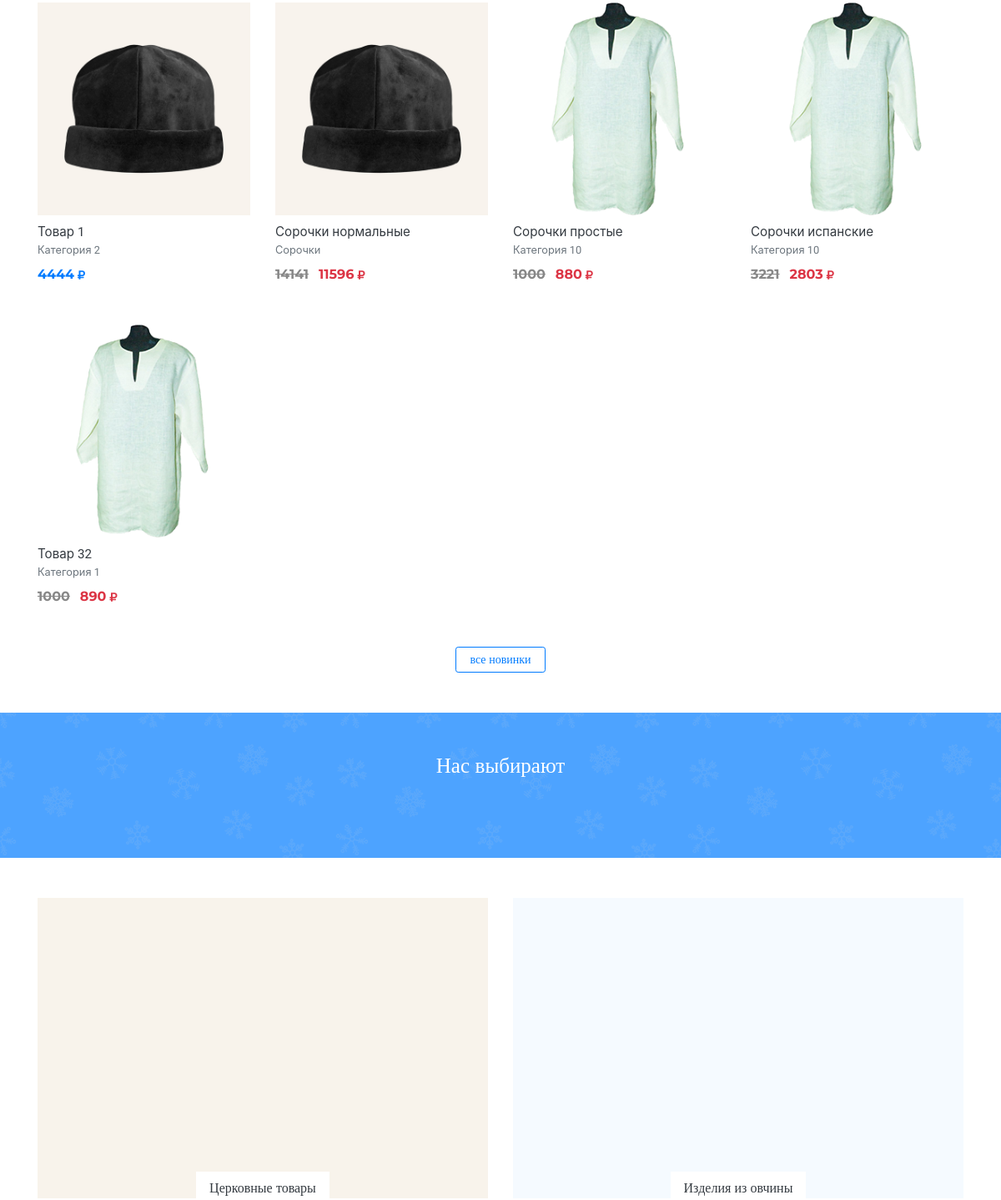
The app's page / (middle part), older data.
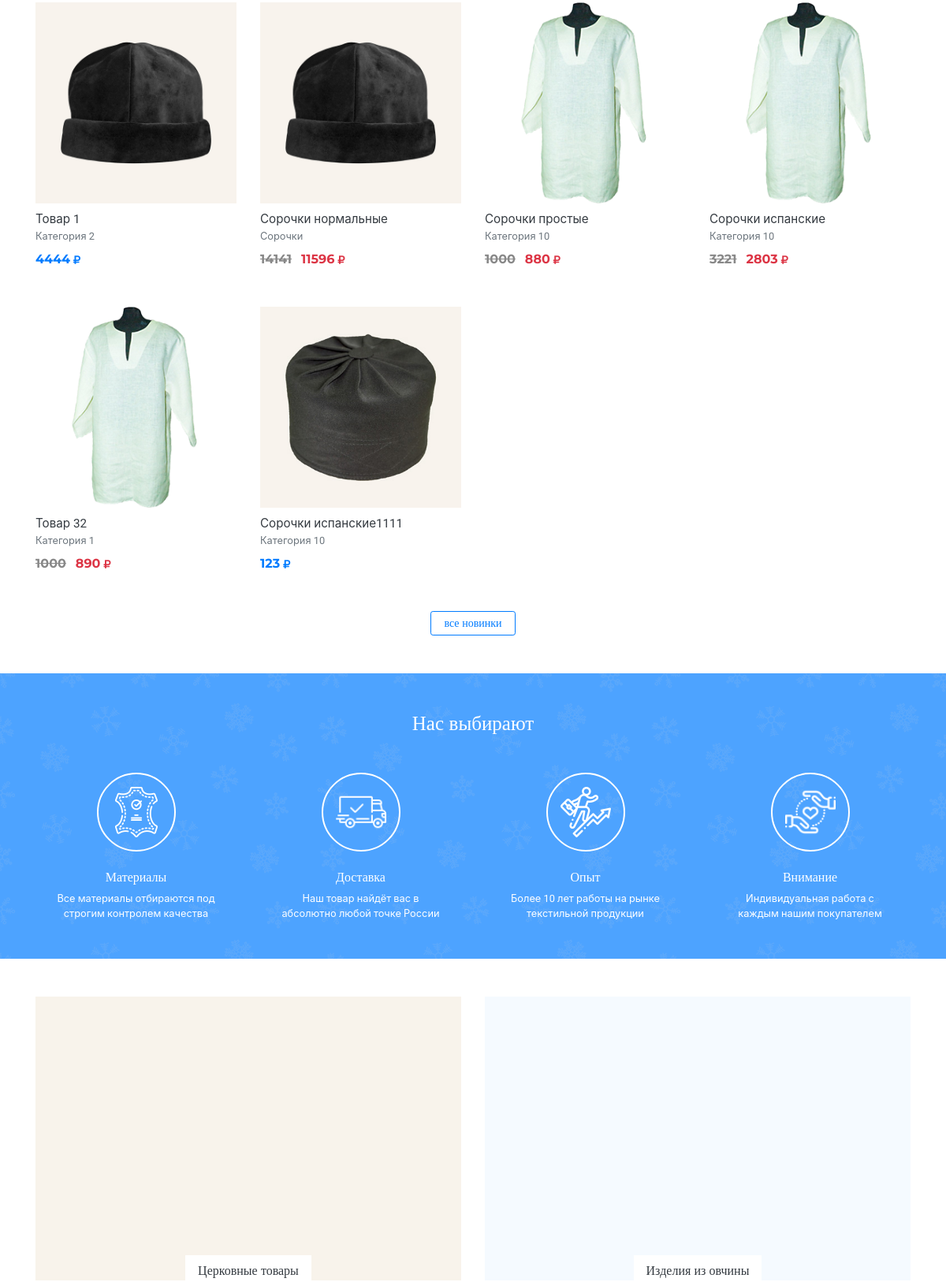
The same page, newer data.
### products/models.py (models this page shows, shortened)
class Offer(models.Model):
    product = models.ForeignKey(Product, on_delete=models.CASCADE, verbose_name='Товар', related_name='offers')
    material = models.CharField(max_length=250, verbose_name='Материал')
    size = models.CharField(max_length=250, verbose_name='Размер')
    price_without_sale = models.PositiveIntegerField(default=0, verbose_name='Цена без скидки')
    sale = models.PositiveIntegerField(default=0, verbose_name='Скидка', validators=[MaxValueValidator(100)])
    price = models.PositiveIntegerField(default=0, verbose_name='Цена со скидкой', help_text='Заполнится при сохранении')
    stock = models.PositiveIntegerField(default=0, verbose_name='На складе')
    purchased = models.PositiveIntegerField(default=0, verbose_name='Куплено')
    class Meta:
        verbose_name = 'Вариант товаров'
        verbose_name_plural = 'Варианты товаров'
        unique_together = ('size', 'material', 'product')

class Product(models.Model):
    product_type = models.ForeignKey(ProductType, on_delete=models.CASCADE, verbose_name='Тип товара', related_name='products')
    category = ChainedForeignKey(Category, chained_field='product_type', chained_model_field='product_type', show_all=False, auto_choose=True, sort=True, verbose_name='Категория', related_name='products')
    subcategory = ChainedForeignKey(SubCategory, chained_field='category', chained_model_field='category', show_all=False, auto_choose=True, sort=True, verbose_name='Подкатегория', related_name='products', null=True, blank=True)
    name = models.CharField(max_length=250, verbose_name='Название')
    price_without_sale = models.PositiveIntegerField(default=0, verbose_name='Цена без скидки')
    materials = models.CharField(max_length=250, verbose_name='Материалы', default='', help_text='Пример: Кожа, Хлопок')
    sizes = models.CharField(max_length=250, verbose_name='Размеры', default='', help_text='Пример: 43, 44')
    color = models.CharField(max_length=50, verbose_name='Цвет')
    features = models.CharField(max_length=250, verbose_name='Особенности')
    vendor_code = models.CharField(max_length=50, verbose_name='Артикул')
    description = models.TextField(verbose_name='Описание')
    is_active = models.BooleanField(default=True, verbose_name='Активно')
    is_new = models.BooleanField(default=True, verbose_name='Новинка')
    slug = models.SlugField(max_length=250, verbose_name='Slug', unique=True, help_text='Заполнится при сохранении')
    seo_title = models.CharField(max_length=250, verbose_name='Title', null=True, blank=True)
    desc = models.CharField(max_length=250, verbose_name='Description', null=True, blank=True)
    keywords = models.CharField(max_length=250, verbose_name='Keywords', null=True, blank=True)
    def get_main_image(self):
        return self.images.get(is_main=True)
    def get_absolute_url(self):
        if self.subcategory:
            subcategory = self.subcategory.slug
        else:
            subcategory = 'all'
        return reverse('product_detail', args=[self.product_type.slug, self.category.slug, subcategory, self.slug])
    class Meta:
        verbose_name = 'Товар'
        verbose_name_plural = 'Товары'

class Image(models.Model):
    product = models.ForeignKey(Product, on_delete=models.CASCADE, verbose_name='Товар', related_name='images')
    def get_picture_url(self, filename):
        ext = filename.split('.')[-1]
        filename = '%s.%s' % (self.id, ext)
        return 'images/products/%s' % filename
    image = models.ImageField(upload_to=get_picture_url, verbose_name='Изображение')
    is_main = models.BooleanField(default=False, verbose_name='Главное изображение')
    class Meta:
        verbose_name = 'Изображение'
        verbose_name_plural = 'Изображения'

class Category(models.Model):
    product_type = models.ForeignKey(ProductType, on_delete=models.CASCADE, verbose_name='Тип товара', related_name='categories')
    name = models.CharField(max_length=250, verbose_name='Название', unique=True)
    def get_picture_url(self, filename):
        ext = filename.split('.')[-1]
        filename = '%s.%s' % (self.id, ext)
        return 'images/categories/%s' % filename
    image = models.ImageField(upload_to=get_picture_url, verbose_name='Изображение')
    slug = models.SlugField(max_length=250, verbose_name='Slug', unique=True, help_text='Заполнится при сохранении')
    seo_title = models.CharField(max_length=250, verbose_name='Title', null=True, blank=True)
    desc = models.CharField(max_length=250, verbose_name='Description', null=True, blank=True)
    keywords = models.CharField(max_length=250, verbose_name='Keywords', null=True, blank=True)
    def get_absolute_url(self):
        return reverse('category', args=[self.product_type.slug, self.slug])
    def get_cat_absolute_url(self):
        return reverse('products', args=[self.product_type.slug, self.slug, 'all'])
    class Meta:
        verbose_name = 'Категория'
        verbose_name_plural = 'Категории'

class ProductType(models.Model):
    name = models.CharField(max_length=250, verbose_name='Название', unique=True)
    slug = models.SlugField(max_length=250, verbose_name='Slug', unique=True, help_text='Заполнится при сохранении')
    seo_title = models.CharField(max_length=250, verbose_name='Title', null=True, blank=True)
    desc = models.CharField(max_length=250, verbose_name='Description', null=True, blank=True)
    keywords = models.CharField(max_length=250, verbose_name='Keywords', null=True, blank=True)
    def get_picture_url(self, filename):
        ext = filename.split('.')[-1]
        filename = '%s.%s' % (self.id, ext)
        return 'images/product_types/%s' % filename
    image = models.ImageField(upload_to=get_picture_url, verbose_name='Изображение')
    def get_absolute_url(self):
        return reverse('product_type', args=[self.slug])
    class Meta:
        verbose_name = 'Тип товаров'
        verbose_name_plural = 'Типы товаров'

### landing/models.py (models this page shows, shortened)
class OurPros(models.Model):
    title = models.CharField(max_length=250, verbose_name='Заголовок')
    text = models.CharField(max_length=250, verbose_name='Текст')
    def get_picture_url(self, filename):
        return 'images/our_pros/%s' % filename
    image = models.ImageField(upload_to=get_picture_url, verbose_name='Изображение')
    class Meta:
        verbose_name = 'Наш плюс'
        verbose_name_plural = 'Наши плюсы'

### landing/views.py (the view)
# urls.py: path('', views.IndexView.as_view(), name='index'),
class IndexView(View):
    def get(self, request):
        news = News.objects.all()[:2]
        phones = Phone.objects.all()
        shedules = Schedule.objects.all()
        addresses = Address.objects.all()
        faxes = Fax.objects.all()
        emails = Email.objects.all()
        map_code = MapCode.objects.first()
        feedback_form = FeedBackForm(request.user)
        new_products = Product.objects.filter(is_active=True, is_new=True)[:8]
        offers = []
        for product in new_products:
            offers.append(min((item for item in product.offers.all()), key=lambda x:x.price))
        about_us = AboutUs.objects.first()
        our_pros = OurPros.objects.all()
        context = {
            'news': news,
            'phones': phones,
            'shedules': shedules,
            'addresses': addresses,
            'faxes': faxes,
            'emails': emails,
            'map_code': map_code,
            'feedback_form': feedback_form,
            'offers': offers,
            'about_us': about_us,
            'our_pros': our_pros,
        }
        return render(request, 'landing/index.html', context)

### contacts/models.py (called while the page is built)
    def __str__(self):
        return '%s' % self.phone

    def __str__(self):
        return '%s' % self.map_code

### landing/context_processors.py (called while the page is built)
def header_info(request):
    points = ExtendedFlatPage.objects.all()
    if len(points) > 2:
        main_points = points[:2]
        drop_points = points[2:]
    elif len(points) <= 0:
        drop_points = []
        main_points = []
    else:
        drop_points = []
        main_points = points
    phone = Phone.objects.first()
    callback_form = CallBackForm()
    product_types = ProductType.objects.all()
    seo_titles = TitleTag.objects.all()
    context = {
        'main_points': main_points,
        'drop_points': drop_points,
        'phone': phone,
        'callback_form': callback_form,
        'main_product_types': product_types,
        'seo_titles': seo_titles
    }
    return context

### news/models.py (called while the page is built)
    def get_absolute_url(self):
        return reverse('news_detail', args=[self.slug])

### orders/cart.py (called while the page is built)
    def __len__(self):
        return sum(int(item['quantity']) for item in self.cart.values())

### orders/context_processors.py (called while the page is built)
def cart_info(request):
	cart = Cart(request)
	cart_len = len(cart)
	for item in cart.cart.values():
		item['cost'] = int(item['cost'])
	context = {
		'cart': cart,
		'cart_len': cart_len,
	}
	return context

### products/models.py (called while the page is built)
    def get_absolute_url(self):
        return reverse('products', args=[self.category.product_type.slug, self.category.slug, self.slug])

### templates/landing/index.html (shortened to what this page needs)
{% extends 'base.html' %}
{% load static %}
{% load imagefit %}
{% block content %}
    <div class="container">
        <section class="pt-5 pb-5">
            <div class="row">
                {% for offer in offers %}
                    <div class="col-lg-3 col-md-3 col-sm-6 col-6">
                        <div class="product-item mb-5">
                            <img src="{{ offer.product.get_main_image.image.url|resize:'similar_resize' }}" class="w-100 product-item-img mb-2" alt="">
                            <div class="eq-h mb-2">
                                <a href="{{ offer.product.get_absolute_url }}" class="stretched-link text-dark smaller">{{ offer.product.name }}</a>
                                <span class="d-block small text-muted">{{ offer.product.category.name }}</span>
                            </div>
                            {% if offer.sale %}
                                <span class="font-2 mr-2"><del>{{ offer.price_without_sale }}</del></span>
                                <span class="font-2 text-danger">{{ offer.price }}<i class="fas fa-ruble-sign fa-xs ml-1"></i></span>
                            {% else %}
                                <span class="font-2 text-dark">{{ offer.price }}<i class="fas fa-ruble-sign fa-xs ml-1"></i></span>
                            {% endif %}
                        </div>
                    </div>
                {% endfor %}
            </div>
            <div class="text-center">
                <a href="{% url 'new_product_type' 'tserkovnye-tovary' %}" class="btn btn-outline-primary btn-sm font-2">все новинки</a>
            </div>
        </section>
    </div>
    <section class="pt-5 pb-lg-5 pb-0 d-sm-block d-none bg-secondary bg-snow">
        <div class="container">
            <h3 class="m-0 mb-5 text-center text-white font-weight-normal">Нас выбирают</h3>
            <div class="row justify-content-md-center">
                {% for item in our_pros %}
                    <div class="col-lg-3 col-md-6 col-sm-6">
                        <div class="feature px-4 mb-lg-0 mb-5">
                            <div class="feature-img mx-auto" style="background-image:url({{ item.image.url|resize:'100x100,C' }})"></div>
                            <h3 class="h5 text-center font-weight-normal text-white">{{ item.title }}</h3>
                            <p class="m-0 text-center text-white small">{{ item.text }}</p>
                        </div>
                    </div>
                {% endfor %}
            </div>
        </div>
    </section>
    <div class="container">
        <section class="pt-5 pb-4 d-none d-md-block">
            <div class="row">
                {% for product_type in main_product_types %}
                    <div class="col-lg-6 col-md-6">
                        <div class="category-item {% if product_type.name == 'Церковные товары' %} bg-cc {% else %} bg-ncc {% endif %} d-flex justify-content-start align-items-center pb-3 mb-3 justify-content-md-end align-items-md-center flex-md-column mb-md-4 pb-md-0 px-md-4">
                            <a href="{{ product_type.get_absolute_url }}" class="stretched-link font-2 text-dark bg-white pl-3 pt-md-2 pb-md-0 px-md-3">{{ product_type.name }}</a>
                        </div>
                    </div>
                {% endfor %}
            </div>
        </section>
    </div>
{% endblock content %}

### templates/base.html (shortened to what this page needs)
<!doctype html>
<html lang="ru">
    <head>
        {% include '__head.html' %}
    </head>
    <body>
        {% block content %}
        {% endblock content %}
    </body>
</html>

### templates/__head.html (shortened to what this page needs)
{% load static %}
<link rel="stylesheet" href="https://use.fontawesome.com/releases/v5.8.0/css/all.css">
<link rel="stylesheet" href="{% static 'css/bootstrap.min.css' %}">
<link rel="stylesheet" href="{% static 'css/smartphoto.min.css' %}">
<link rel="stylesheet" href="{% static 'css/smoothproducts.css' %}">
<link rel="stylesheet" href="{% static 'css/style.css' %}">

### templates/__header.html (shortened to what this page needs)
{% load static %}

### templates/__footer.html (shortened to what this page needs)
{% load static %}

### templates/__scripts.html (shortened to what this page needs)
{% load static %}

### dev_static/css/style.css (style rules this page uses)
html { position: relative; min-height: 100%; }
body { overflow-x: hidden; }
.feature-img { width: 100px; height: 100px; border-radius: 50%; border: 2px solid #fff; background-repeat: no-repeat; background-position: center; }
.category-item, .product-item-img, .newsfeed-item img { background-position: center; background-repeat: no-repeat; -webkit-transition: background-color .1s ease-in-out, opacity .1s ease-in-out; transition: background-color .1s ease-in-out, opacity .1s ease-in-out; }
.category-item { height: 360px; }
.category-item a { text-align: center; }
.product-item .font-2 { font-weight: 700; }
.bg-snow { background-image: url('../images/snow.png'); }

Row changes from the older to the newer data that the page shows:
added Offer: product.get_main_image.image|resize (placeholder picture), product.name "Сорочки испанские1111", product.category.name "Категория 10", price "123"
added OurPros: image|resize (picture), title "Материалы", text "Все материалы отбираются под строгим контролем качества"
added OurPros: image|resize (picture), title "Доставка", text "Наш товар найдёт вас в абсолютно любой точке России"
added OurPros: image|resize (picture), title "Опыт", text "Более 10 лет работы на рынке текстильной продукции"
added OurPros: image|resize (picture), title "Внимание", text "Индивидуальная работа с каждым нашим покупателем"
